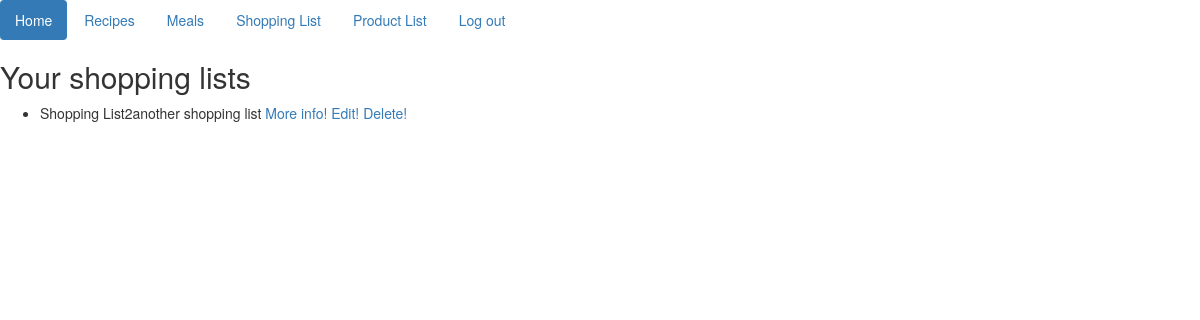
/shopping_lists/ (signed in), run on an earlier commit of the app's database.
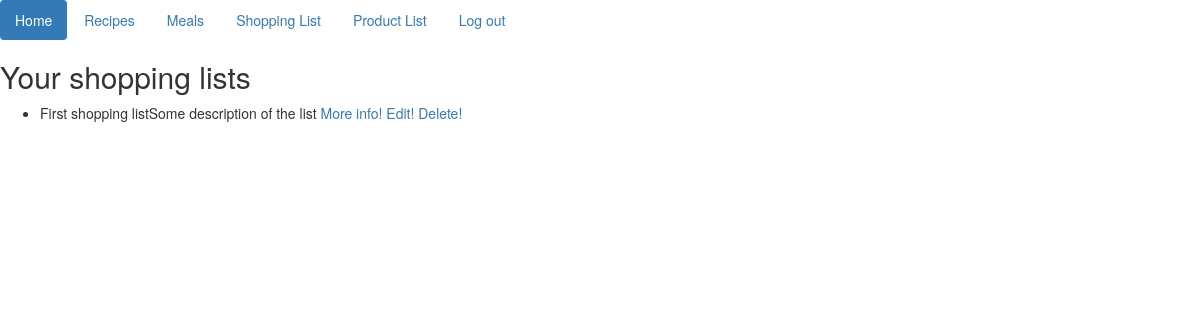
And on a later commit of the database.
### recipe/models.py (models this page shows)
class ShoppingList(models.Model):
    name = models.CharField(max_length=200)
    user = models.ForeignKey(User, on_delete=models.CASCADE)
    description = models.CharField(max_length=200)
    items = models.ManyToManyField(Ingredient)
    class Meta:
        ordering = ["-id"]
    def __str__(self):
        return self.name + self.description

### website/views.py (the view)
# urls.py: url(r'^shopping_lists/', ShowShoppingLists.as_view()),
class ShowShoppingLists(LoginRequiredMixin, ListView):
    context_object_name = 'shopping_list'
    queryset = ShoppingList.objects.all()
    def get_context_data(self, **kwargs):
        queryset = ShoppingList.objects.filter(user=self.request.user)
        context = {
            'paginator': None,
            'page_obj': None,
            'is_paginated': False,
            'object_list': queryset,
        }
        context.update(kwargs)
        return context

### templates/recipe/shoppinglist_list.html
{% extends "index.html" %}
{% block content %}
    <h2>Your shopping lists</h2>
    <ul>
        {% for shopping_list in object_list %}
            <li>{{ shopping_list }} <a href="/shopping_list/{{ shopping_list.id }}">More info!</a> <a
                    href="/edit_shopping_list/{{ shopping_list.id }}">Edit!</a> <a
                    href="/delete_shopping_list/{{ shopping_list.id }}">Delete!</a></li>
        {% endfor %}
    </ul>
{% endblock %}

What changed in the data, as far as the page shows it:
removed ShoppingList: name+description "Shopping List2another shopping list"
added ShoppingList: name+description "First shopping listSome description of the list"
